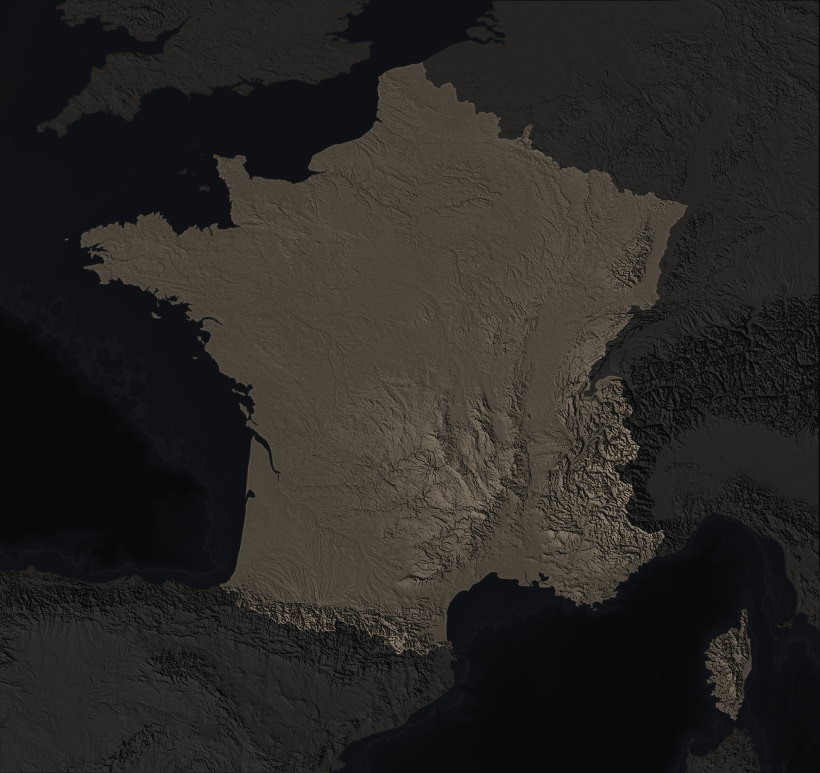
#> input picture germany_shorts/longform/episodes/02_france_protests/map/color.jpg, 4096 x 3862 px (shown at 1/5 size); its folder holds only this picture in this run
$ python -i short_card.py   (imports and definitions only)
#> lines starting #> are read from the running program, lines starting #| are printed output that depends on the picture
#> further down, picture is the input picture: PIL image 4096x3862 RGB; mean R, G, B 40.9, 38.6, 35.9
"""News-card layout for the STRATA France-protest Shorts (1080x1920), loaded by assemble.py via the visual's "module".

One g2d visual per narration line. Layout (user safe-area rules for Shorts):
  - top badge, centred under the Dynamic Island (y ~212), nothing ever covers it;
  - the picture window, full width, y 290..1000 (real photo / news clip / CC footage / cached 3D render);
  - a big caption directly under the picture (top y 1036), centred at x 490 and never wider than 800 px, so it stays
    inside x 80..900 and above y 1500 (clear of the right-hand buttons and the bottom title area);
  - behind everything, a dark blurred copy of the picture (no black bars).
Pictures change at word cues inside the line ("at": a word of the narration, or seconds), so the visual changes every
2-3 s while each sentence stays one TTS take. Cuts are hard with a short settle, the very first frame is fully drawn.

args:
  items: [{"photo": path, "kb": [z0, cx0, cy0, z1, cx1, cy1]} | {"video": path, "start": s, "speed": 1, "fx": .5, "fy": .5,
           "grade": true} | {"full": path} (full-frame clip, e.g. the end card, no badge/caption),
          "at": word | seconds (first item: 0), "cap": caption text ("\\n" breaks, *accent*), "col": accent colour name,
          "size": caption px, "count": [from, to, secs] (caption "{n}" counts up), "arrow": [x0, y0, x1, y1, at_s]
          in window pixels}]
  badge: badge text (omit for none)
"""
import math
import os
import subprocess

import numpy as np
from PIL import Image, ImageDraw, ImageEnhance, ImageFilter

import graphics2d as g

W, H, FPS = 1080, 1920, 30
WX0, WY0, WX1, WY1 = 0, 290, 1080, 1000
WW, WH = WX1 - WX0, WY1 - WY0
CAP_TOP, CAP_CX, CAP_W, CAP_BOTTOM = 1036, 490, 800, 1480
BADGE_Y = 212
COLS = {"white": (246, 244, 238), "blue": (110, 170, 255), "red": (240, 72, 60), "cyan": (120, 220, 245),
        "green": (95, 220, 125), "amber": (255, 178, 92), "yellow": (255, 222, 90)}
RED = (230, 42, 42)
FONT = "YouTubeSans-DarkBlack.otf"
GRADE_VF = "eq=contrast=1.06:saturation=1.12:brightness=-0.01,colorbalance=rs=0.035:bs=-0.045:rm=0.025:bm=-0.03"


def grade_img(im):
    im = ImageEnhance.Contrast(im).enhance(1.06)
    im = ImageEnhance.Color(im).enhance(1.12)
    r, gg, b = im.split()
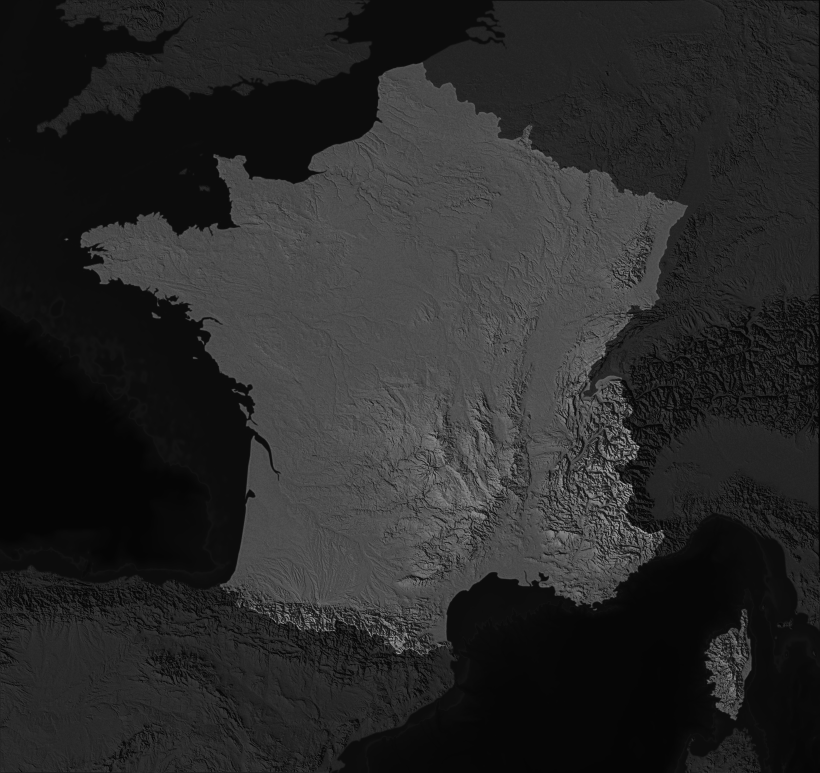
#> r: PIL image 4096x3862 L (shown at 1/5 size); min 0, max 205, mean 40.2
    r = r.point(lambda v: min(255, int(v * 1.03 + 2)))
    b = b.point(lambda v: int(v * 0.955))
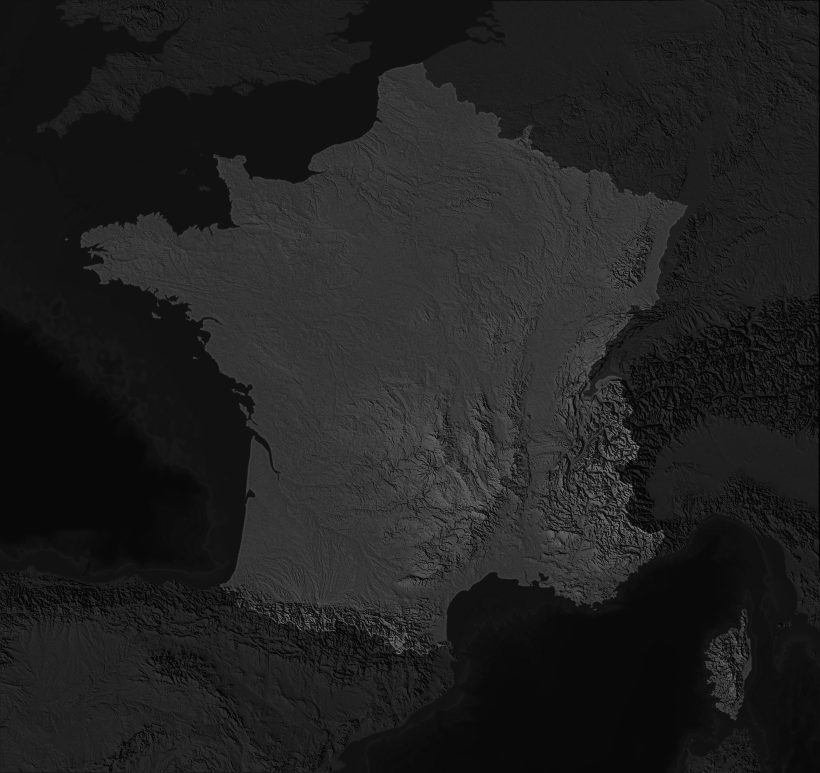
#> b: PIL image 4096x3862 L (shown at 1/5 size); min 0, max 169, mean 32.2
    return Image.merge("RGB", (r, gg, b))


class PhotoSrc:
    # [21 lines left out: functions __init__, frame, not called in this run]


class VideoSrc:
    # [12 lines left out: function __init__, not called in this run]

    def frame(self, t):
        return Image.fromarray(self.frames[min(int(t * FPS + 1e-6), len(self.frames) - 1)])


LAST_SIZE = [0]


# [149 lines left out: functions caption_layer, badge_layer, red_arrow, backdrop, card, not called in this run]


GRAPHICS = {"card": card}

>>> from PIL import Image
>>> picture = Image.open('../map/color.jpg')
>>> result = grade_img(picture)
